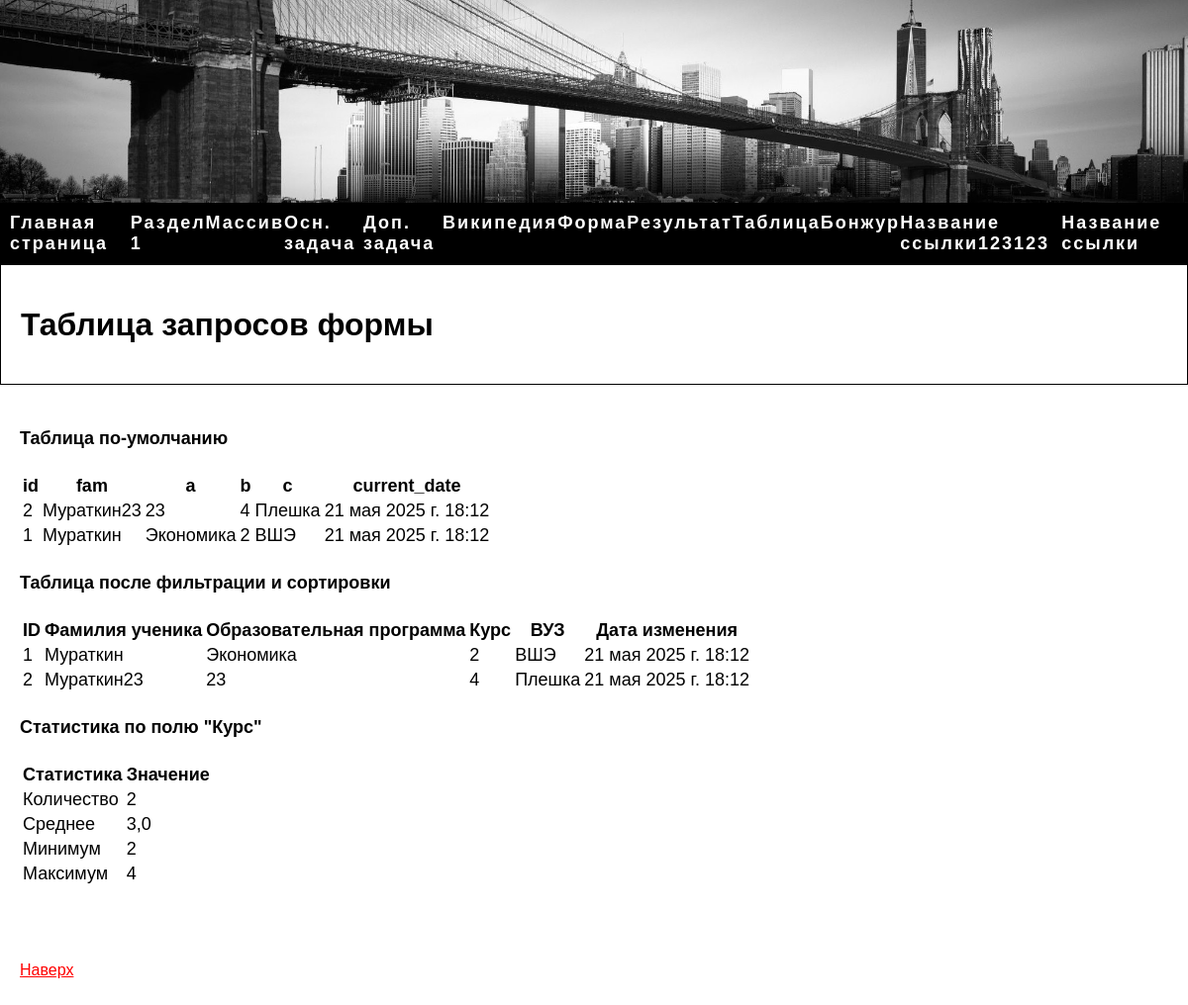
Screenshot of /table/ with the database file from the repository.
### sait_1/models.py (models this page shows, shortened)
class Item(models.Model):
    item_title = models.CharField(verbose_name='Заголовок (title)', max_length=255, default="Заголовок")
    item_nav = models.CharField(verbose_name='Название ссылки', max_length=255, default="Название ссылки")
    item_nav_position = models.IntegerField(verbose_name='Приоритет ссылки в навигации (0 - исключить)', default=1, help_text="большее - число правее, 0 - исключить из навигации")
    item_content = models.TextField(verbose_name='Основное содержание страницы',
                                   default="Проверка сайта")
    item_current_date = models.DateTimeField(verbose_name="Дата Записи", auto_now=True)
    class Meta:
        verbose_name = 'Содержание текущей страницы'
        verbose_name_plural = 'Содержание всех страниц'
        ordering = ('-item_nav_position',) # Сортировка по убыванию позиции в навигации
    def get_absolute_url(self):
        return reverse('item_detail', kwargs={'pk': self.pk})

class AbcModel(models.Model):
    fam = models.CharField(
        verbose_name="Фамилия ученика",
        default="Мураткин",
        max_length=255,
    )
    a = models.CharField(
        verbose_name="Образовательная программа",
        max_length=255,
    )
    b = models.IntegerField(
        verbose_name="Курс",
        default=2, help_text="Курс студента на момент заполнения",
    )
    c = models.CharField(
        verbose_name="ВУЗ",
        choices=c_choices,
        max_length=255,
    )
    current_date = models.DateTimeField(
        verbose_name="Дата изменения", auto_now=True
    )
    class Meta:
        verbose_name = "A_B_C_Таблица"
        verbose_name_plural = "A_B_C_Таблицы"
        ordering = ("-pk", )

### sait_1/views.py (the view)
# urls.py: path('table/', views.table, name='table'),
def table(request):
    objects_values = AbcModel.objects.values()
    print("\nobjects_values:", objects_values)
    objects_values_list = (
        AbcModel.objects.values_list().filter(id__gte=0).order_by("id")
    )
    print("\nobjects_values_list:", objects_values_list)
    cur_objects = objects_values_list
    statics_val = [
        cur_objects.aggregate(Count("b")),
        cur_objects.aggregate(Avg("b")),
        cur_objects.aggregate(Min("b")),
        cur_objects.aggregate(Max("b")),
    ]
    print("\nstatics_val:", statics_val)
    statics = {"statics_val": statics_val}
    fields = AbcModel._meta.get_fields()
    print("\nfields", fields)
    verbose_name_list = []
    name_list = []
    for e in fields:
        verbose_name_list.append(e.verbose_name)
        name_list.append(e.name)
    print("\nverbose_name_list:", verbose_name_list)
    print("\nname_list", name_list)
    field_names = verbose_name_list
    context = {
        "objects_values": objects_values,
        "name_list": name_list,
        "objects_values_list": objects_values_list,
        "verbose_name_list": verbose_name_list,
        "statics": statics,
        "field_names": field_names,
    }
    return render(request, "table.html", context)

### sait_1/context_processors.py (called while the page is built)
def pages_processor(request):
    pages = Item.objects.exclude(item_nav_position=0).order_by('-item_nav_position') #Исключаем те у кого item_nav_position=0
    return {'pages': pages}

### sait_1/templates/table.html (shortened to what this page needs)
{% extends 'base.html' %}
{% load static %}
{% block content %}
    <h1>Таблица запросов формы</h1>
{% endblock %}
{% block main %}
    <h4>Таблица по-умолчанию</h4>
    <div class="table-responsive">
        <table class="table table-bordered table-hover">
            <thead class="thead-light">
                <tr>
                    {% for name in name_list %}
                        <th>{{ name }}</th>
                    {% endfor %}
                </tr>
            </thead>
            <tbody>
                {% for object in objects_values %}
                    <tr>
                        {% for key, value in object.items %}
                            <td>{{ value }}</td>
                        {% endfor %}
                    </tr>
                {% endfor %}
            </tbody>
        </table>
    </div>
    <h4>Таблица после фильтрации и сортировки</h4>
    <div class="table-responsive">
        <table class="table table-bordered table-hover">
            <thead class="thead-light">
                <tr>
                    {% for name in verbose_name_list %}
                        <th>{{ name }}</th>
                    {% endfor %}
                </tr>
            </thead>
            <tbody>
                {% for objects_values in objects_values_list %}
                    <tr>
                        {% for item in objects_values %}
                            <td>{{ item }}</td>
                        {% endfor %}
                    </tr>
                {% endfor %}
            </tbody>
        </table>
    </div>
    <h4>Статистика по полю "Курс"</h4>
    <table class="table table-bordered table-sm">
        <thead class="thead-light">
            <tr>
                <th>Статистика</th>
                <th>Значение</th>
            </tr>
        </thead>
        <tbody>
            <tr>
                <td>Количество</td>
                <td>{{ statics.statics_val.0.b__count }}</td>
            </tr>
            <tr>
                <td>Среднее</td>
                <td>{{ statics.statics_val.1.b__avg }}</td>
            </tr>
            <tr>
                <td>Минимум</td>
                <td>{{ statics.statics_val.2.b__min }}</td>
            </tr>
            <tr>
                <td>Максимум</td>
                <td>{{ statics.statics_val.3.b__max }}</td>
            </tr>
        </tbody>
    </table>
{% endblock %}

### sait_1/templates/base.html (shortened to what this page needs)
<!DOCTYPE html>
{% load static %}
<html lang="en">
<head>
</head>
<body>
    <div class="image-wrapper">
        <a href="https://en.wikipedia.org/wiki/Brooklyn_Bridge"><img src="{% static 'sait_1/images/head.jpg' %}" ></a>
      </div>
    <div class="header">
        <a href={% url 'home' %}>Главная страница</a>
        <a href={% url 'razdel_1' %}>Раздел 1</a>
        <a href={% url 'massiv' %}>Массив</a>
        <a href={% url 'student_grades' %}>Осн. задача</a>
        <a href={% url 'zadacha' A=1 H=2 R=3 M=4 %}>Доп. задача</a>
        <a href="https://ru.wikipedia.org/" target="_blank">Википедия</a>
        <a href={% url 'abc_model_form' %}>Форма</a>
        <a href={% url 'abc_result' %}>Результат</a>
        <a href={% url 'table' %}>Таблица</a>
        {% for page in pages %}
            <a href="{{ page.get_absolute_url }}">{{ page.item_nav }}</a>
        {% endfor %}
    </div>
    <div class="content">
        {% block content %}
        {% endblock %}
    </div>
    <div class="main">
      {% block main %}
      {% endblock %}
    </div>
    <a href="#top" class="topchik">Наверх</a>
</body>
</html>

### sait_1/templates/base.html (style rules this page uses)
.image-wrapper { width: 100%; height: auto; }
.image-wrapper img { width: 100%; display: block; }
body { font-family: sans-serif; margin: 0; padding: 0; }
.header { background-color: #000; padding: 10px; display: flex; justify-content: space-around; }
.header a { color: #fff; text-decoration: none; font-family: 'Helvetica'; font-weight: bold; letter-spacing: 2px; font-size: 18px; }
.content { padding: 20px; border: 1px solid #000; }
.main { padding: 20px; font-size: 18px; }
.topchik { color: red; padding: 20px; line-height: 8 }

### rows the page displays
Item: item_nav "Бонжур"
Item: item_nav "Название ссылки123123"
Item: item_nav "Название ссылки"
AbcModel: object "2" "Мураткин23" "23" "4" "Плешка" "21 мая 2025 г. 18:12", objects_values "2" "Мураткин23" "23" "4" "Плешка" "21 мая 2025 г. 18:12"
AbcModel: object "1" "Мураткин" "Экономика" "2" "ВШЭ" "21 мая 2025 г. 18:12", objects_values "1" "Мураткин" "Экономика" "2" "ВШЭ" "21 мая 2025 г. 18:12"

### other values shown
{{ name }} "id" "fam" "a" "b" "c" "current_date"
{{ name }} "ID" "Фамилия ученика" "Образовательная программа" "Курс" "ВУЗ" "Дата изменения"
{{ statics.statics_val.0.b__count }} "2"
{{ statics.statics_val.1.b__avg }} "3,0"
{{ statics.statics_val.2.b__min }} "2"
{{ statics.statics_val.3.b__max }} "4"
